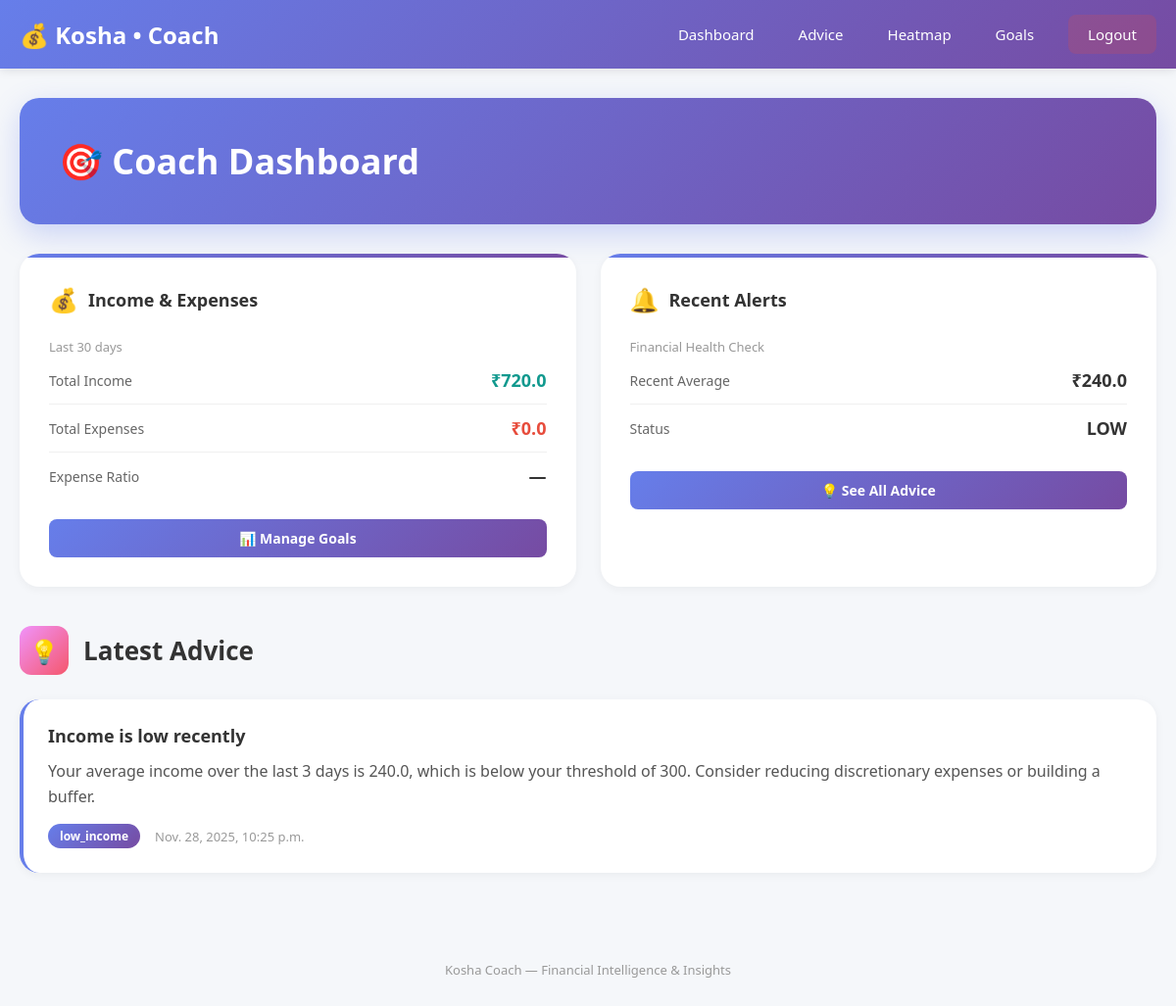
Page /coach/ui/ (signed in) on the committed database.
### coach/models.py (models this page shows, shortened)
class AdviceCard(models.Model):
    user = models.ForeignKey(User, on_delete=models.CASCADE)
    title = models.CharField(max_length=200)
    body = models.TextField()
    tag = models.CharField(max_length=50, blank=True)  # e.g., "low_income", "savings_tip"
    created_at = models.DateTimeField(auto_now_add=True)
    read = models.BooleanField(default=False)
    meta = models.JSONField(null=True, blank=True)
    class Meta:
        ordering = ['-created_at']

### coach/views_ui.py (the view)
@login_required
def dashboard_page(request):
    since = date.today() - timedelta(days=30)
    incomes_qs = Income.objects.filter(user=request.user, date__gte=since)
    cash_qs = CashEntry.objects.filter(user=request.user, date__gte=since)
    total_income = float(incomes_qs.aggregate(Sum('amount'))['amount__sum'] or 0)
    total_cash_income = float(cash_qs.filter(is_income=True).aggregate(Sum('amount'))['amount__sum'] or 0)
    total_expenses = float(cash_qs.filter(is_income=False).aggregate(Sum('amount'))['amount__sum'] or 0)
    net_income = total_income + total_cash_income
    expense_ratio = (total_expenses / net_income) if net_income > 0 else None
    daily = get_daily_income(request.user)
    used_fallback = False
    if not daily:
        daily = fallback_mock_data()
        used_fallback = True
    totals = sorted(daily.items(), key=lambda x: x[0])
    totals_only = [v for (_, v) in totals]
    last_three = totals_only[-3:] if len(totals_only) >= 3 else totals_only
    avg_recent = sum(last_three) / len(last_three) if last_three else 0
    settings_obj, _ = CoachingSettings.objects.get_or_create(user=request.user)
    low_status = "LOW" if avg_recent < settings_obj.low_income_threshold else "OK"
    recent_advice = AdviceCard.objects.filter(user=request.user).order_by('-created_at')[:3]
    context = {
        "total_income": round(net_income,2),
        "total_expenses": round(total_expenses,2),
        "expense_ratio": round(expense_ratio,2) if expense_ratio is not None else None,
        "avg_recent": round(avg_recent,2),
        "low_status": low_status,
        "recent_advice": recent_advice,
        "used_fallback": used_fallback,
    }
    return render(request, "coach/dashboard.html", context)

### coach/group_a_client.py (called while the page is built)
def get_daily_income(user):
    incomes = Income.objects.filter(user=user).values("date").annotate(total=Sum("amount"))
    cash = CashEntry.objects.filter(user=user, is_income=True).values("date").annotate(total=Sum("amount"))
    combined = {}
    for entry in incomes:
        d = entry["date"]
        combined[d] = combined.get(d, 0) + float(entry["total"] or 0)
    for entry in cash:
        d = entry["date"]
        combined[d] = combined.get(d, 0) + float(entry["total"] or 0)
    return combined

### coach/templates/coach/dashboard.html (shortened to what this page needs)
{% extends "coach/base.html" %}
{% block content %}
<div class="page-header">
  <h1>🎯 Coach Dashboard</h1>
</div>
<div class="stats-grid">
  <div class="stat-card">
    <h3><span class="stat-icon">💰</span> Income & Expenses</h3>
    <small class="muted">Last 30 days</small>
    <div class="stat-row">
      <span class="stat-label">Total Income</span>
      <span class="stat-value positive">₹{{ total_income }}</span>
    </div>
    <div class="stat-row">
      <span class="stat-label">Total Expenses</span>
      <span class="stat-value negative">₹{{ total_expenses }}</span>
    </div>
    <div class="stat-row">
      <span class="stat-label">Expense Ratio</span>
      <span class="stat-value">{{ expense_ratio|default:"—" }}</span>
    </div>
    <a class="btn" href="{% url 'coach:goals_ui' %}">📊 Manage Goals</a>
  </div>
  <div class="stat-card">
    <h3><span class="stat-icon">🔔</span> Recent Alerts</h3>
    <small class="muted">Financial Health Check</small>
    <div class="stat-row">
      <span class="stat-label">Recent Average</span>
      <span class="stat-value">₹{{ avg_recent }}</span>
    </div>
    <div class="stat-row">
      <span class="stat-label">Status</span>
      <span class="stat-value">{{ low_status }}</span>
    </div>
    <a class="btn" href="{% url 'coach:advice_ui' %}">💡 See All Advice</a>
  </div>
</div>
<div class="section-header">
  <div class="section-icon">💡</div>
  <h2>Latest Advice</h2>
</div>
{% if recent_advice %}
  <div class="advice-grid">
    {% for c in recent_advice %}
      <article class="advice-card">
        <h4>{{ c.title }}</h4>
        <p>{{ c.body }}</p>
        <div class="advice-meta">
          <span class="advice-tag">{{ c.tag }}</span>
          <span class="advice-date">{{ c.created_at }}</span>
        </div>
      </article>
    {% endfor %}
  </div>
{% else %}
  <div class="empty-state">
    <div class="empty-icon">📭</div>
    <p>No advice cards yet. Keep tracking your finances to get personalized insights!</p>
  </div>
{% endif %}
{% endblock %}

### coach/templates/coach/base.html (style rules this page uses)
* { margin: 0; padding: 0; box-sizing: border-box; }
body { font-family: 'Segoe UI', Tahoma, Geneva, Verdana, sans-serif; background: #f5f7fa; min-height: 100vh; display: flex; flex-direction: column; }
.btn { display: inline-block; padding: 10px 20px; background: linear-gradient(135deg, #667eea 0%, #764ba2 100%); color: white; text-decoration: none; border-radius: 8px; font-weight: 600; transition: all 0.3s ease; margin-top: 15px; font-size: 14px; }
.muted { color: #999; font-size: 13px; }
h1, h2 { color: #333; margin-bottom: 25px; font-weight: 600; }
h1 { font-size: 32px; }
h2 { font-size: 26px; }

### coach/templates/coach/dashboard.html (style rules this page uses)
.page-header { background: linear-gradient(135deg, #667eea 0%, #764ba2 100%); border-radius: 20px; padding: 40px; color: white; margin-bottom: 30px; box-shadow: 0 10px 30px rgba(102, 126, 234, 0.3); }
.page-header h1 { color: white; font-size: 36px; margin: 0; }
.stats-grid { display: grid; grid-template-columns: repeat(auto-fit, minmax(300px, 1fr)); gap: 25px; margin-bottom: 40px; }
.stat-card { background: white; border-radius: 20px; padding: 30px; box-shadow: 0 2px 10px rgba(0, 0, 0, 0.05); transition: transform 0.3s ease, box-shadow 0.3s ease; position: relative; overflow: hidden; }
.stat-card::before { content: ''; position: absolute; top: 0; left: 0; right: 0; height: 4px; background: linear-gradient(135deg, #667eea 0%, #764ba2 100%); }
.stat-card h3 { color: #333; font-size: 18px; margin-bottom: 20px; font-weight: 600; display: flex; align-items: center; gap: 10px; }
.stat-card .stat-icon { font-size: 24px; }
.stat-row { display: flex; justify-content: space-between; align-items: center; padding: 12px 0; border-bottom: 1px solid #f0f0f0; }
.stat-row:last-of-type { border-bottom: none; }
.stat-label { color: #666; font-size: 14px; font-weight: 500; }
.stat-value { color: #333; font-size: 18px; font-weight: 700; }
.stat-value.positive { color: #11998e; }
.stat-value.negative { color: #e74c3c; }
.stat-card .btn { width: 100%; text-align: center; margin-top: 20px; }
.section-header { display: flex; align-items: center; gap: 15px; margin-bottom: 25px; }
.section-icon { width: 50px; height: 50px; border-radius: 12px; display: flex; align-items: center; justify-content: center; font-size: 24px; background: linear-gradient(135deg, #f093fb 0%, #f5576c 100%); color: white; }
.section-header h2 { margin: 0; color: #333; }
.advice-grid { display: grid; gap: 20px; margin-bottom: 30px; }
.advice-card { background: white; border-radius: 20px; padding: 25px; box-shadow: 0 2px 10px rgba(0, 0, 0, 0.05); transition: transform 0.3s ease, box-shadow 0.3s ease; border-left: 4px solid #667eea; }
.advice-card h4 { color: #333; font-size: 18px; margin-bottom: 12px; font-weight: 600; }
.advice-card p { color: #555; line-height: 1.6; margin-bottom: 15px; }
.advice-meta { display: flex; gap: 15px; align-items: center; flex-wrap: wrap; }
.advice-tag { display: inline-block; background: linear-gradient(135deg, #667eea 0%, #764ba2 100%); color: white; padding: 4px 12px; border-radius: 20px; font-size: 12px; font-weight: 600; }
.advice-date { color: #999; font-size: 13px; }

### rows in the picture
AdviceCard: title "Income is low recently", body "Your average income over the last 3 days is 240.0, which is below your threshold of 300. Consider reducing discretionary expenses or building a buffer.", tag "low_income", created_at "Nov. 28, 2025, 10:25 p.m."

### other values in the picture
{{ total_income }} "720.0"
{{ total_expenses }} "0.0"
{{ expense_ratio|default:"—" }} "—"
{{ avg_recent }} "240.0"
{{ low_status }} "LOW"
